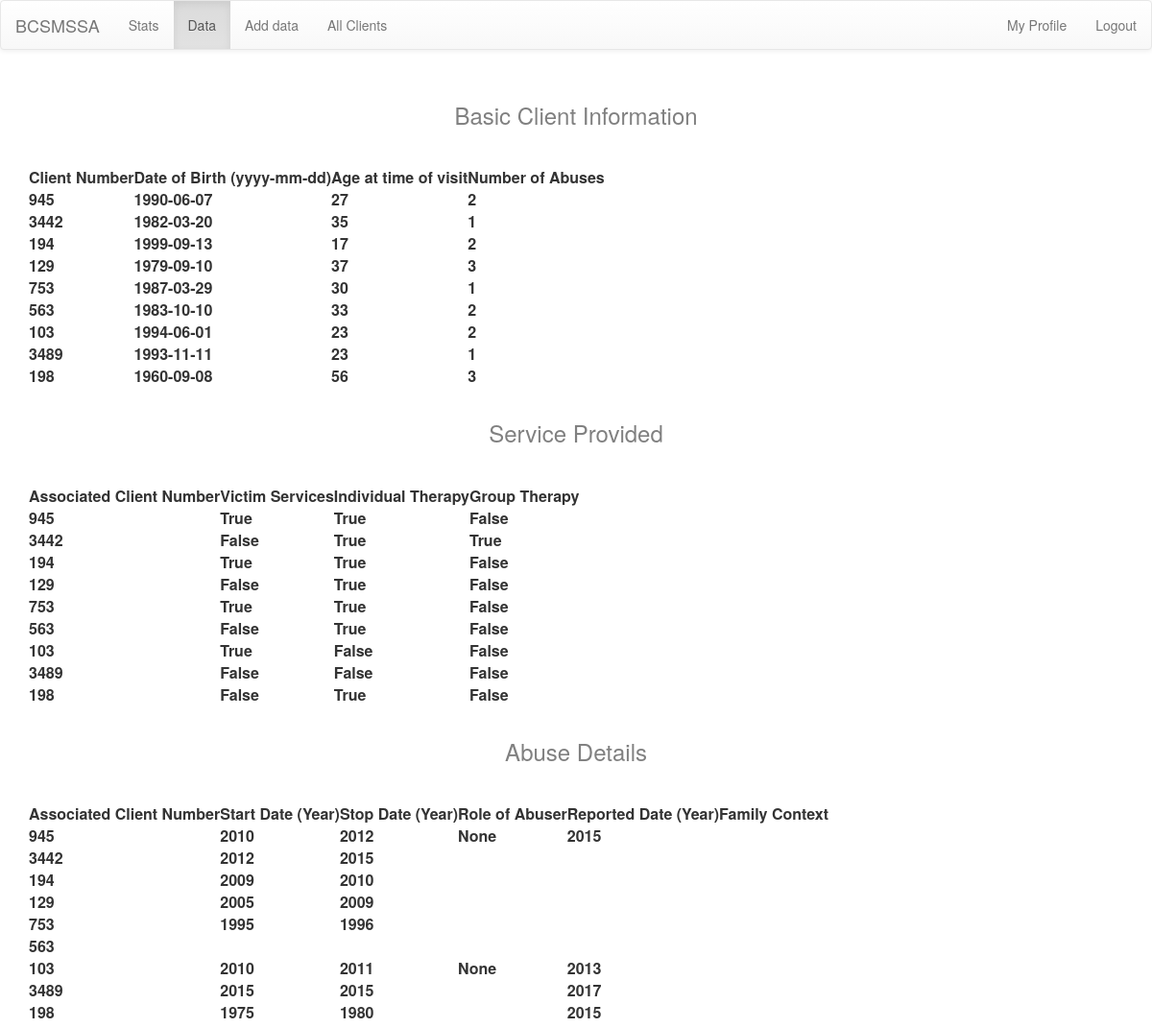
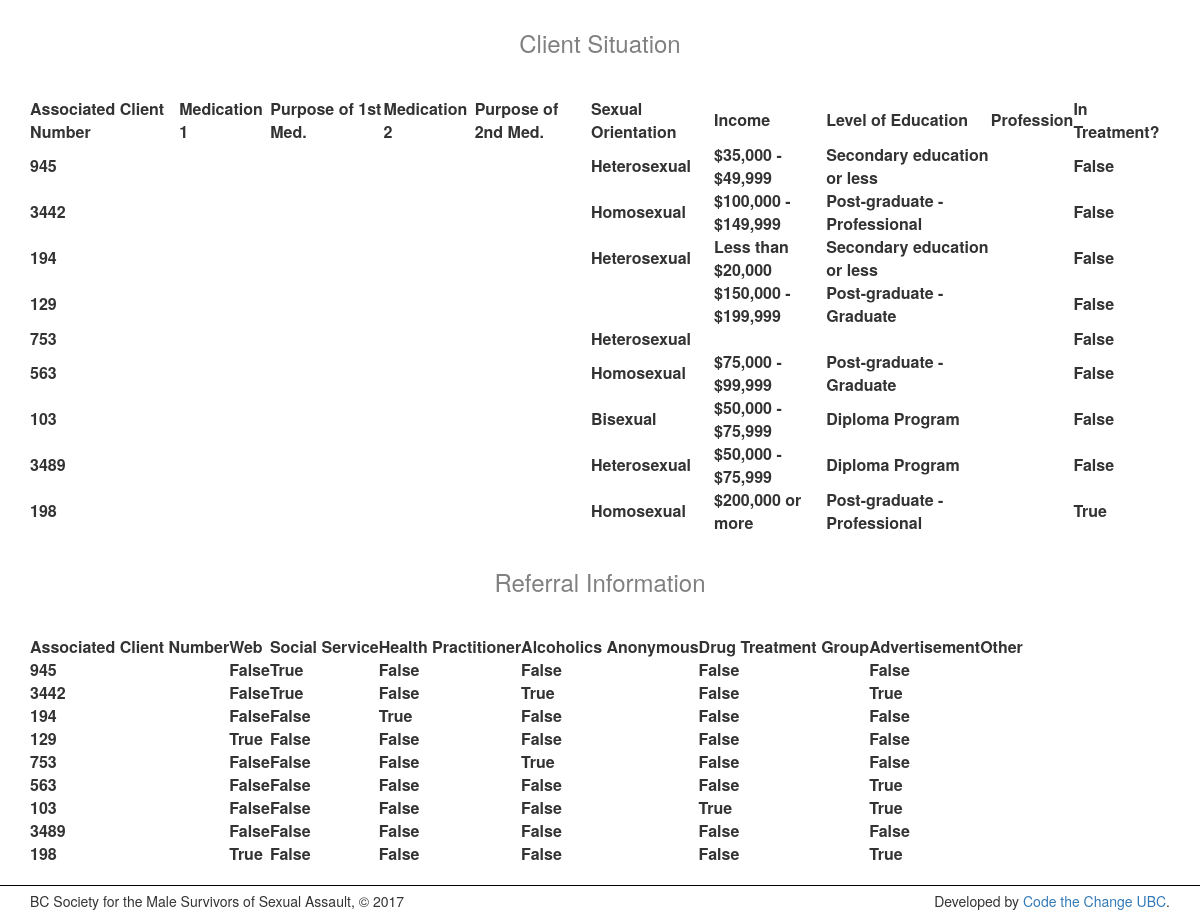
/data/ (signed in), run on the app's committed database (2 pictures, top to bottom).
### stats/models.py (models this page shows, shortened)
class Client( models.Model ):
    user = models.ForeignKey(User, null=True, default=None, on_delete=models.SET_DEFAULT, verbose_name="Input by User")
    client_number       = models.IntegerField(verbose_name="Client Number", unique=True)
    date_of_birth       = models.DateField('Date of Birth (yyyy-mm-dd)')
    age                 = models.IntegerField(null=True, blank=True, default=None, verbose_name="Age at time of visit")
    number_of_abuses    = models.IntegerField(null=True, blank=True, default=None, verbose_name="Number of Abuses")
    def __str__(self):
        return str(self.client_number)
    def __iter__(self):
        for field in self._meta.fields:
            if field.name != 'id' and field.name != 'user':
                yield field.value_to_string(self)

class RequestedService(models.Model):
    client1 = models.OneToOneField(
         Client,
         on_delete=models.CASCADE,
         primary_key=True,
         verbose_name='Associated Client Number'
    )
    victim_services     = models.BooleanField(blank=True, verbose_name="Victim Services")
    individual_therapy  = models.BooleanField(blank=True, verbose_name="Individual Therapy")
    group_therapy       = models.BooleanField(blank=True, verbose_name="Group Therapy")
    def __iter__(self):
        for field in self._meta.fields:
            val = field.value_to_string(self)
            if field.name == 'client1':
                yield Client.objects.get(pk=int(val))
            else:
                yield val

class Abuse ( models.Model ):
    client              = models.ForeignKey(
        Client, on_delete = models.CASCADE,
        verbose_name='Associated Client Number'
    )
    start_date          = models.CharField(max_length=4, blank=True, verbose_name="Start Date (Year)")
    stop_date           = models.CharField(max_length=4, blank=True, verbose_name="Stop Date (Year)")
    role_of_abuser      = models.CharField(max_length=100, null=True, blank=True, verbose_name="Role of Abuser")
    reported_date       = models.CharField(max_length=4, blank=True, verbose_name="Reported Date (Year)")
    family_context      = models.CharField(max_length=12, blank=True, verbose_name="Family Context")
    def __str__(self):
        return str(self.client.client_number)
    def __iter__(self):
        for field in self._meta.fields:
            if field.name != 'id':
                val = field.value_to_string(self)
                if field.name == 'client':
                    yield Client.objects.get(pk=int(val))
                else:
                    yield val

class CurrentSituation( models.Model ):
    abuse               = models.ForeignKey( Abuse, on_delete=models.CASCADE, verbose_name="Associated Client Number")
    het = "Heterosexual"
    hom = "Homosexual"
    bi = "Bisexual"
    trans = "Transexual"
    other = "Other"
    sex_choices = [ (het, het),
                    (hom, hom),
                    (bi, bi),
                    (trans, trans),
                    (other, other)]
    edu1 = "Secondary education or less"
    edu2 = "Diploma Program"
    edu3 = "Post-graduate - Bachelors"
    edu4 = "Post-graduate - Graduate"
    edu5 = "Post-graduate - Professional"
    edu6 = "Post-graduate - Doctorate"
    edu_choices = [ (edu1, edu1),
                    (edu2, edu2),
                    (edu3, edu3),
                    (edu4, edu4),
                    (edu5, edu5),
                    (edu6, edu6) ]
    inc1 = "Less than $20,000"
    inc2 = "$20,000 - $34,999"
    inc3 = "$35,000 - $49,999"
    inc4 = "$50,000 - $75,999"
    inc5 = "$75,000 - $99,999"
    inc6 = "$100,000 - $149,999"
    inc7 = "$150,000 - $199,999"
    inc8 = "$200,000 or more"
    income_choices = [ (inc1, inc1),
                        (inc2, inc2),
                        (inc3, inc3),
                        (inc4, inc4),
                        (inc5, inc5),
                        (inc6, inc6),
                        (inc7, inc7),
                        (inc8, inc8)]
    medication1         = models.CharField(max_length=50,   blank=True, verbose_name="Medication 1")
    purpose1            = models.CharField(max_length=150,  blank=True, verbose_name="Purpose of 1st Med.")
    medication2         = models.CharField(max_length=50,   blank=True, verbose_name="Medication 2")
    purpose2            = models.CharField(max_length=150,  blank=True, verbose_name="Purpose of 2nd Med.")
    sexual_orientation  = models.CharField(max_length=10,   blank=True, verbose_name="Sexual Orientation" ,choices=sex_choices, null=True)
    income              = models.CharField(max_length=50,   blank=True, verbose_name="Income", choices=income_choices, null=True)
    level_of_education  = models.CharField(max_length=50,   blank=True, verbose_name="Level of Education", choices=edu_choices, null=True)
    profession          = models.CharField(max_length=50,   blank=True, verbose_name="Profession")
    in_treatment        = models.BooleanField(              blank=True, verbose_name="In Treatment?")
    def __iter__(self):
        for field in self._meta.fields:
            if field.name != 'id':
                val = field.value_to_string(self)
                if field.name == 'abuse':
                    yield Abuse.objects.get(pk=int(val))
                else:
                    yield val

class Referral(models.Model):
    client = models.OneToOneField(
        Client,
        on_delete=models.CASCADE,
        primary_key=True,
        verbose_name='Associated Client Number'
    )
    web                     = models.BooleanField(default=False, blank=True, verbose_name="Web")
    social_service          = models.BooleanField(default=False, blank=True, verbose_name="Social Service")
    health_practitioner     = models.BooleanField(default=False, blank=True, verbose_name="Health Practitioner")
    alcoholics_anonymous    = models.BooleanField(default=False, blank=True, verbose_name="Alcoholics Anonymous")
    drug_treatment_group    = models.BooleanField(default=False, blank=True, verbose_name="Drug Treatment Group")
    advertisement           = models.BooleanField(default=False, blank=True, verbose_name="Advertisement")
    other                   = models.CharField(max_length=30, blank=True, verbose_name="Other")
    def __iter__(self):
        for field in self._meta.fields:
            val = field.value_to_string(self)
            if field.name == 'client':
                yield Client.objects.get(pk=int(val))
            else:
                yield val

### stats/views.py (the view)
# urls.py: url(r'^data/$', views.data, name='data'),
@login_required
def data(request):
    data = {}
    data['clients']         = Client.objects.all()
    data['client_fields']   = Client._meta.get_fields()[5:]
    data['services']        = RequestedService.objects.all()
    data['service_fields']  = RequestedService._meta.get_fields()[0:]
    data['referrals']       = Referral.objects.all()
    data['referral_fields'] = Referral._meta.get_fields()[0:]
    data['abuses']          = Abuse.objects.all()
    data['abuse_fields']    = Abuse._meta.get_fields()[2:]
    data['situations']      = CurrentSituation.objects.all()
    data['sitch_fields']    = CurrentSituation._meta.get_fields()[1:]
    return render(request, 'stats/data.html', data)

### stats/templates/stats/data.html (shortened to what this page needs)
{% extends 'stats/base.html' %}
{% load static %}
{% block head %}
    <link rel="stylesheet" type="text/css" href="https://cdn.datatables.net/v/dt/dt-1.10.15/datatables.min.css"/>
{% endblock %}
{% block body %}
<div class='data'>
    <h3>Basic Client Information</h3>
    <table id="clientTable">
        <thead>
            <tr>
                {% for field in client_fields %}
                    <th>{{ field.verbose_name }}</th>
                {% endfor %}
            </tr>
        </thead>
        <tbody>
            {% for client in clients %}
                <tr>
                    {% for value in client %}
                        <th>{{ value }}</th>
                    {% endfor %}
                </tr>
            {% endfor %}
        </tbody>
    </table>
    <h3>Service Provided</h3>
    <table id="servicesTable">
        <thead>
            <tr>
                {% for field in service_fields %}
                    <th>{{ field.verbose_name }}</th>
                {% endfor %}
            </tr>
        </thead>
        <tbody>
            {% for service in services %}
                <tr>
                    {% for value in service %}
                        <th>{{ value }}</th>
                    {% endfor %}
                </tr>
            {% endfor %}
        </tbody>
    </table>
    <h3>Abuse Details</h3>
    <table id="abuseTable">
        <thead>
            <tr>
                {% for field in abuse_fields %}
                    <th>{{ field.verbose_name }}</th>
                {% endfor %}
            </tr>
        </thead>
        <tbody>
            {% for abuse in abuses %}
                <tr>
                    {% for value in abuse %}
                        <th>{{ value }}</th>
                    {% endfor %}
                </tr>
            {% endfor %}
        </tbody>
    </table>
    <h3>Client Situation</h3>
    <table id="sitchTable">
        <thead>
            <tr>
                {% for field in sitch_fields %}
                    <th>{{ field.verbose_name }}</th>
                {% endfor %}
            </tr>
        </thead>
        <tbody>
            {% for sitch in situations %}
                <tr>
                    {% for value in sitch %}
                        <th>{{ value }}</th>
                    {% endfor %}
                </tr>
            {% endfor %}
        </tbody>
    </table>
    <h3>Referral Information</h3>
    <table id="referralsTable">
        <thead>
            <tr>
                {% for field in referral_fields %}
                    <th>{{ field.verbose_name }}</th>
                {% endfor %}
            </tr>
        </thead>
        <tbody>
            {% for referral in referrals %}
                <tr>
                    {% for value in referral %}
                        <th>{{ value }}</th>
                    {% endfor %}
                </tr>
            {% endfor %}
        </tbody>
    </table>
</div>
{% endblock %}

### stats/static/stats/css/main.css (style rules this page uses)
div.data h3 { text-align: center; color: gray; padding: 15px 0 30px 0; }

### data on the page
Client: client "945" "1990-06-07" "27" "2", client_number "945"
Client: client "3442" "1982-03-20" "35" "1", client_number "3442"
Client: client "194" "1999-09-13" "17" "2", client_number "194"
Client: client "129" "1979-09-10" "37" "3", client_number "129"
Client: client "753" "1987-03-29" "30" "1", client_number "753"
Client: client "563" "1983-10-10" "33" "2", client_number "563"
Client: client "103" "1994-06-01" "23" "2", client_number "103"
Client: client "3489" "1993-11-11" "23" "1", client_number "3489"
Client: client "198" "1960-09-08" "56" "3", client_number "198"
RequestedService: service "True" "True" "False"
RequestedService: service "False" "True" "True"
RequestedService: service "True" "True" "False"
RequestedService: service "False" "True" "False"
RequestedService: service "True" "True" "False"
RequestedService: service "False" "True" "False"
RequestedService: service "True" "False" "False"
RequestedService: service "False" "False" "False"
RequestedService: service "False" "True" "False"
Abuse: abuse "2010" "2012" "None" "2015", client.client_number "945"
Abuse: abuse "2012" "2015", client.client_number "3442"
Abuse: abuse "2009" "2010", client.client_number "194"
Abuse: abuse "2005" "2009", client.client_number "129"
Abuse: abuse "1995" "1996", client.client_number "753"
Abuse: client.client_number "563"
Abuse: abuse "2010" "2011" "None" "2013", client.client_number "103"
Abuse: abuse "2015" "2015" "2017", client.client_number "3489"
Abuse: abuse "1975" "1980" "2015", client.client_number "198"
CurrentSituation: sitch "Heterosexual" "$35,000 - $49,999" "Secondary education or less" "False"
CurrentSituation: sitch "Homosexual" "$100,000 - $149,999" "Post-graduate - Professional" "False"
CurrentSituation: sitch "Heterosexual" "Less than $20,000" "Secondary education or less" "False"
CurrentSituation: sitch "$150,000 - $199,999" "Post-graduate - Graduate" "False"
CurrentSituation: sitch "Heterosexual" "False"
CurrentSituation: sitch "Homosexual" "$75,000 - $99,999" "Post-graduate - Graduate" "False"
CurrentSituation: sitch "Bisexual" "$50,000 - $75,999" "Diploma Program" "False"
CurrentSituation: sitch "Heterosexual" "$50,000 - $75,999" "Diploma Program" "False"
CurrentSituation: sitch "Homosexual" "$200,000 or more" "Post-graduate - Professional" "True"
Referral: referral "False" "True" "False" "False" "False" "False"
Referral: referral "False" "True" "False" "True" "False" "True"
Referral: referral "False" "False" "True" "False" "False" "False"
Referral: referral "True" "False" "False" "False" "False" "False"
Referral: referral "False" "False" "False" "True" "False" "False"
Referral: referral "False" "False" "False" "False" "False" "True"
Referral: referral "False" "False" "False" "False" "True" "True"
Referral: referral "False" "False" "False" "False" "False" "False"
Referral: referral "True" "False" "False" "False" "False" "True"

### other printed values
{{ field.verbose_name }} "Client Number" "Date of Birth (yyyy-mm-dd)" "Age at time of visit" "Number of Abuses"
{{ field.verbose_name }} "Associated Client Number" "Victim Services" "Individual Therapy" "Group Therapy"
{{ field.verbose_name }} "Associated Client Number" "Start Date (Year)" "Stop Date (Year)" "Role of Abuser" "Reported Date (Year)" "Family Context"
{{ field.verbose_name }} "Associated Client Number" "Medication 1" "Purpose of 1st Med." "Medication 2" "Purpose of 2nd Med." "Sexual Orientation" "Income" "Level of Education" "Profession" "In Treatment?"
{{ field.verbose_name }} "Associated Client Number" "Web" "Social Service" "Health Practitioner" "Alcoholics Anonymous" "Drug Treatment Group" "Advertisement" "Other"
